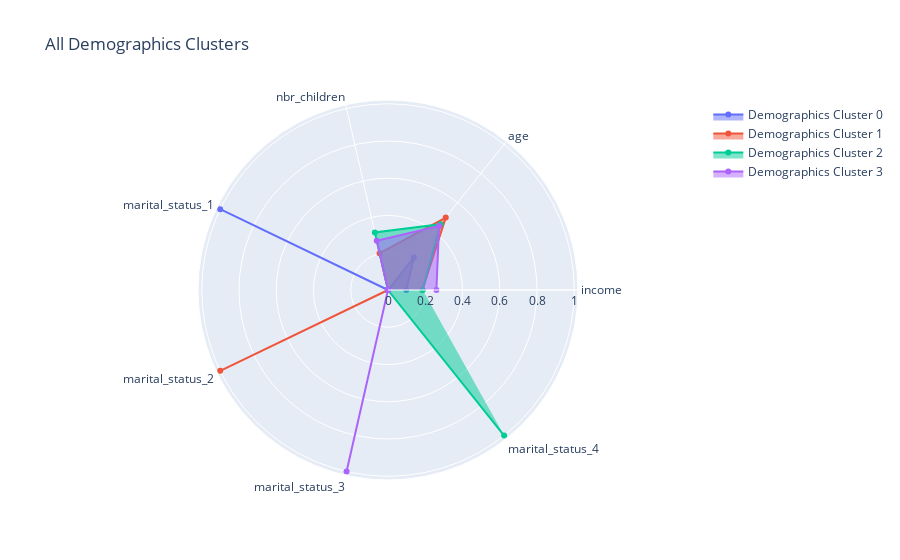

Source (notebook cell):
### Code cell
fig = go.Figure()

fig.add_trace(go.Scatterpolar(r = df_normal_zero.mean(), theta = df_normal_zero.columns,fill='toself', name = 'Demographics Cluster 0'))
fig.add_trace(go.Scatterpolar(r = df_normal_one.mean(), theta = df_normal_zero.columns, fill='toself', name = 'Demographics Cluster 1'))
fig.add_trace(go.Scatterpolar(r = df_normal_two.mean(), theta = df_normal_zero.columns, fill='toself', name = 'Demographics Cluster 2'))
fig.add_trace(go.Scatterpolar(r = df_normal_three.mean(), theta = df_normal_zero.columns, fill='toself', name = 'Demographics Cluster 3'))

fig.update_layout(title = 'All Demographics Clusters', showlegend=True)

fig.show()

### Figure 1 — Plotly figure (JSON) as saved in the notebook; plotly's stock layout.template omitted (floating-point values rounded to 4 significant figures)
{"data": [{"fill": "toself", "name": "Demographics Cluster 0", "r": [0.09828, 0.2227, 0, 1, 0, 0, 0], "theta": ["income", "age", "nbr_children", "marital_status_1", "marital_status_2", "marital_status_3", "marital_status_4"], "type": "scatterpolar"}, {"fill": "toself", "name": "Demographics Cluster 1", "r": [0.1844, 0.4973, 0.2028, 0, 1, 0, 0], "theta": ["income", "age", "nbr_children", "marital_status_1", "marital_status_2", "marital_status_3", "marital_status_4"], "type": "scatterpolar"}, {"fill": "toself", "name": "Demographics Cluster 2", "r": [0.1867, 0.4517, 0.3171, 0, 0, 0, 1], "theta": ["income", "age", "nbr_children", "marital_status_1", "marital_status_2", "marital_status_3", "marital_status_4"], "type": "scatterpolar"}, {"fill": "toself", "name": "Demographics Cluster 3", "r": [0.2599, 0.4397, 0.2708, 0, 0, 1, 0], "theta": ["income", "age", "nbr_children", "marital_status_1", "marital_status_2", "marital_status_3", "marital_status_4"], "type": "scatterpolar"}], "layout": {"showlegend": true, "title": {"text": "All Demographics Clusters"}}}
